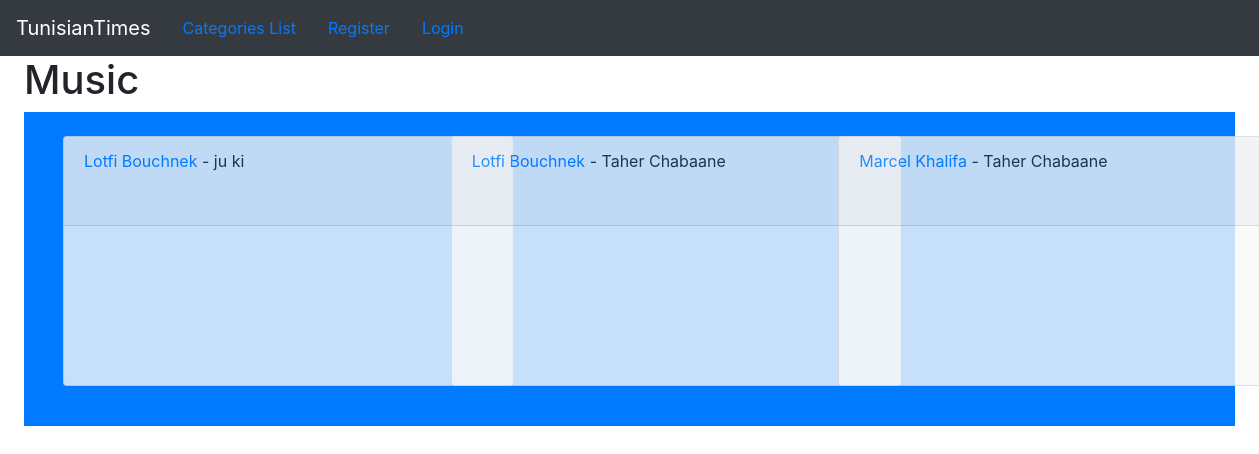
/category/Music/, run on the app's committed database.
### myblog/models.py (models this page shows, shortened)
class Post(models.Model):
    title = models.CharField(max_length=200)
    header_image = models.ImageField(
        null=True, blank=True, upload_to="images/")
    author = models.ForeignKey(User, on_delete=models.CASCADE)
    body = RichTextField(blank=True, null=True)
    post_date = models.DateField(auto_now_add=True)
    category = models.CharField(max_length=252, default='Sports')
    snippet = models.CharField(max_length=130)
    like = models.ManyToManyField(User, related_name="blog_posts")
    video_file = models.FileField(upload_to='videos/',null=True)

### myblog/views.py (the view)
# urls.py: path('category/<str:cats>/',views.CategoryView,name="categorys"),
def CategoryView(request,cats):
    category_posts=Post.objects.filter(category=cats.replace('-',' '))
    return render(request, "categories.html",{'cats':cats.title().replace('-',' '),'category_posts':category_posts})

### myblog/templates/categories.html (shortened to what this page needs)
{% extends 'base.html' %}
{% load static %}
{% block css%}<link rel="stylesheet" href="{% static 'myblog\css\home.css' %}">{% endblock %}
{% block content %}
{% if category_posts %}
<h1 class="ml-4">{{ cats }}</h1>
<div class="row ml-4 mr-4 bg-primary p-4">
{% for post in category_posts %}
<div class="col-4 mycard">
  <div class="card bg-light mb-3 atatime">
    <div class="card-header"><a href="{% url 'article_detail' post.pk %}">{{ post.title }}</a> -
    {{ post.author.first_name }} {{ post.author.last_name }}
    <div class="card-body">
    </div>
  </div>
</div>
</div>
{% endfor %}
</div>
{% else %}
<h1 class="ml-4">Sorry this category is not available </h1>
{% endif %}
{% endblock %}

### static/myblog/css/home.css (style rules this page uses)
.atatime { height: 250px; width: 450px; opacity: 0.8; transition: 0.4s; }

### data on the page
Post: title "Lotfi Bouchnek", author.first_name "ju", author.last_name "ki"
Post: title "Lotfi Bouchnek", author.first_name "Taher", author.last_name "Chabaane"
Post: title "Marcel Khalifa", author.first_name "Taher", author.last_name "Chabaane"

### other printed values
{{ cats }} "Music"
